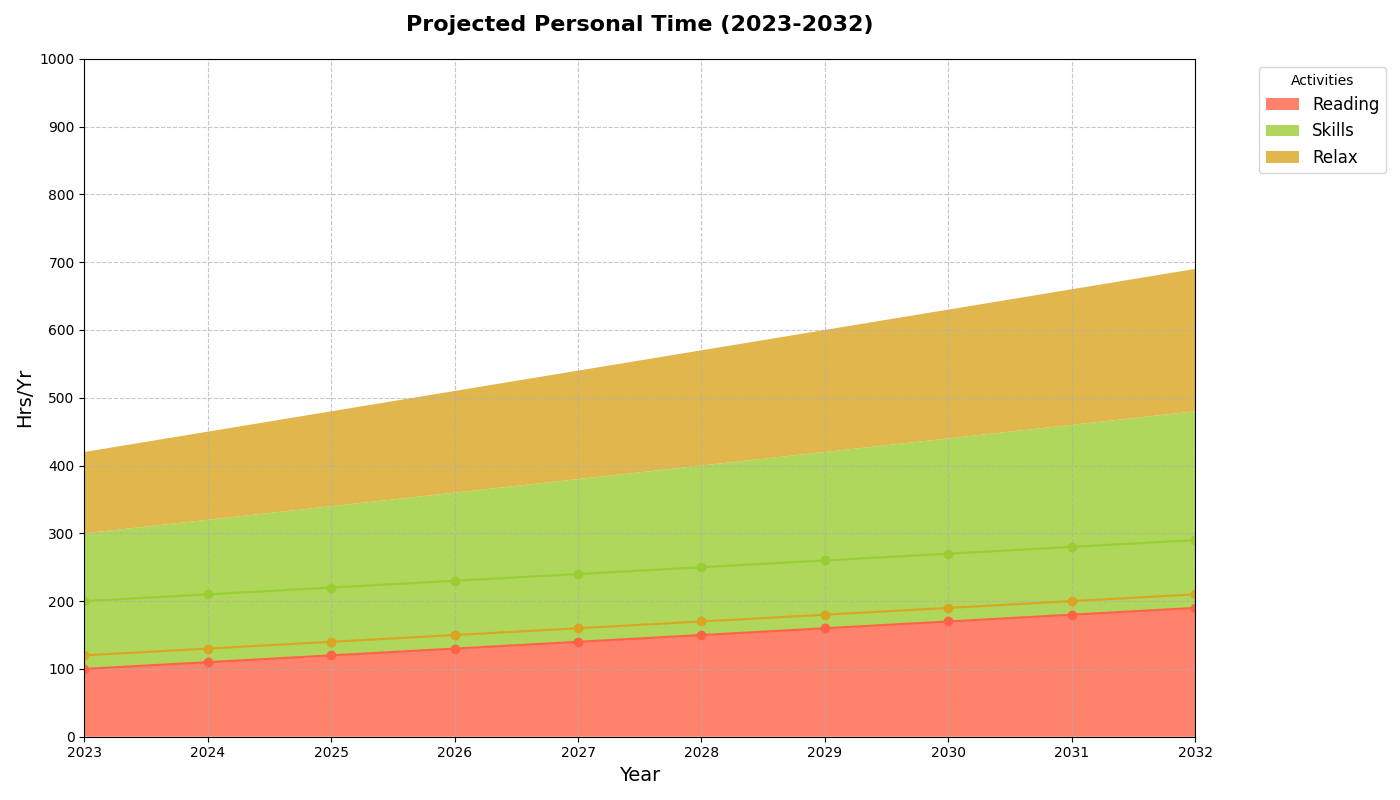

Recreate this plot in Python.
import matplotlib.pyplot as plt
import numpy as np

years = np.arange(2023, 2033)
reading = np.array([100, 110, 120, 130, 140, 150, 160, 170, 180, 190])
learning_skills = np.array([200, 210, 220, 230, 240, 250, 260, 270, 280, 290])
relaxation = np.array([120, 130, 140, 150, 160, 170, 180, 190, 200, 210])

activities = np.array([reading, learning_skills, relaxation])

fig, ax = plt.subplots(figsize=(14, 8))
ax.stackplot(years, activities, labels=['Reading', 'Skills', 'Relax'],
             colors=['#FF6347', '#9ACD32', '#DAA520'], alpha=0.8)

ax.set_title('Projected Personal Time (2023-2032)', fontsize=16, fontweight='bold', pad=20)
ax.set_xlabel('Year', fontsize=14)
ax.set_ylabel('Hrs/Yr', fontsize=14)

ax.legend(title='Activities', loc='upper left', fontsize=12, bbox_to_anchor=(1.05, 1))

ax.set_xticks(np.arange(2023, 2033, 1))
ax.set_yticks(np.arange(0, 1001, 100))
ax.set_xlim(2023, 2032)
ax.set_ylim(0, 1000)

ax.grid(True, linestyle='--', alpha=0.7)

ax.plot(years, reading, marker='o', linestyle='-', color='#FF6347', label='Reading')
ax.plot(years, learning_skills, marker='o', linestyle='-', color='#9ACD32', label='Skills')
ax.plot(years, relaxation, marker='o', linestyle='-', color='#DAA520', label='Relax')

plt.tight_layout()
plt.show()
